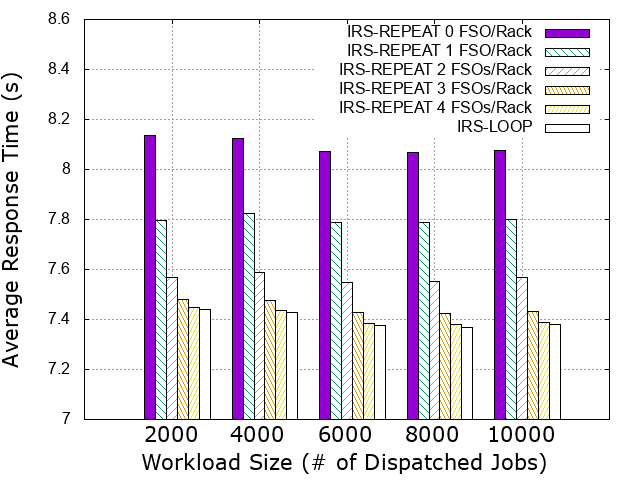

The gnuplot source for this figure:
#set yrange [0.0:40.0]
#set xrange [0:10000]
#set xlabel "Workloads"
#set ylabel "Inter-CPU/SSD(GPU) Hops for IRS-REPEAT"
#set key top right
#unset key
#set title "Overall System Utilization"

#plot  'C:\Users\smallcat\Downloads\cpu-ssdgpu-rt-2d-torus.txt' using 2:xtic(1) title "0 FSO per Rack"with linespoints pointtype 2 linewidth 2 pointsize 2, '' using 3 title "1 FSO per Rack"with linespoints pointtype 4 linewidth 2 pointsize 2, '' using 4 title "2 FSOs per Rack"with linespoints pointtype 8 linewidth 2 pointsize 2, '' using 5 title "3 FSOs per Rack"with linespoints pointtype 1 linewidth 2 pointsize 2, '' using 6 title "4 FSOs per Rack"with linespoints pointtype 6 linewidth 2 pointsize 2

set yrange [7.0:8.6]
set key top right
set grid
set style data histograms
#set style fill solid 1.00 border -1
set style fill pattern 3 border -1
#set title "Average Queuing Time (16 nodes per cabinet)"
#set xtics rotate by -30 font "GothicBBB-Medium-RKSJ-H, 16"
set xtics font "GothicBBB-Medium-RKSJ-H, 16"
set xlabel "Workload Size (\# of Dispatched Jobs)" font "GothicBBB-Medium-RKSJ-H, 16"
set ylabel "Average Response Time (s)" font "GothicBBB-Medium-RKSJ-H, 16"

plot  'C:\Users\smallcat\Downloads\cpu-ssdgpu-rt-2d-torus.txt' using ($2):xtic(1) title "IRS-REPEAT 0 FSO/Rack", '' using ($3) title "IRS-REPEAT 1 FSO/Rack", '' using ($4) title "IRS-REPEAT 2 FSOs/Rack", '' using ($5) title "IRS-REPEAT 3 FSOs/Rack", '' using ($6) title "IRS-REPEAT 4 FSOs/Rack", '' using ($7) title "IRS-LOOP"

set terminal png     # gnuplot recommends setting terminal before output
set output 'C:\Users\smallcat\Downloads\cpu-ssdgpu-rt-2d-torus.png'  

#set term post eps color "GothicBBB-Medium-RKSJ-H, 20"     
#set term post eps color  
#set output 'C:\Users\smallcat\Downloads\cpu-ssdgpu-rt-2d-torus.eps'  
replot
